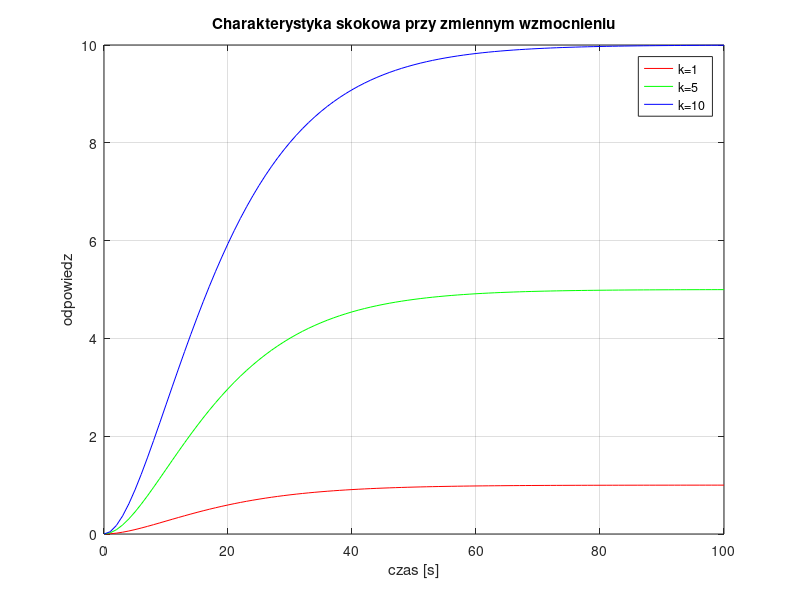
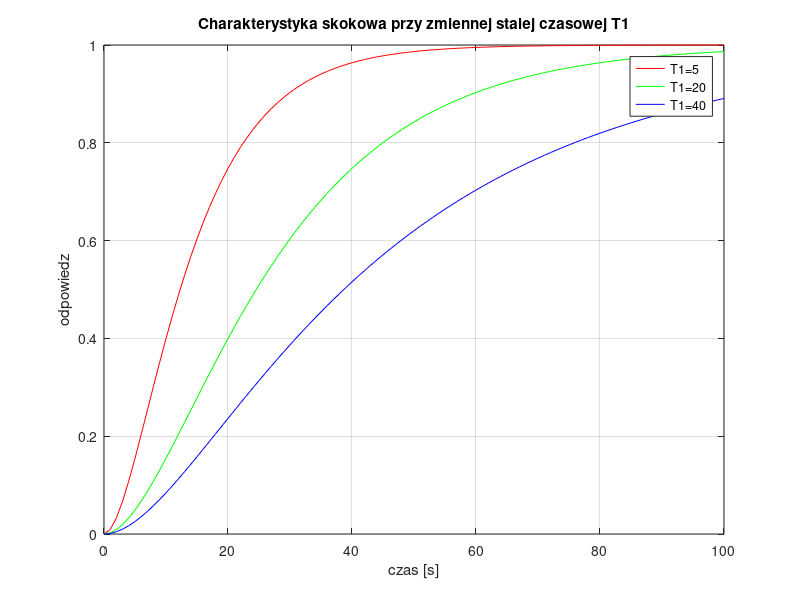
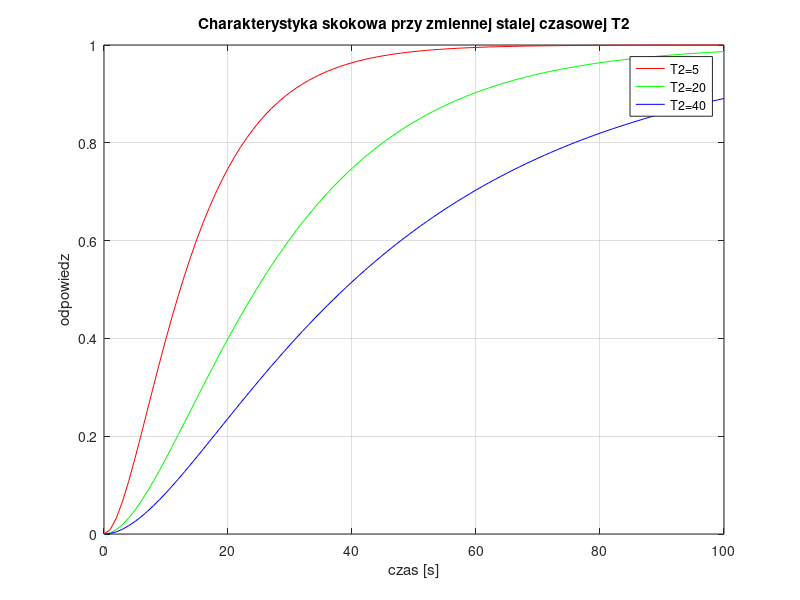
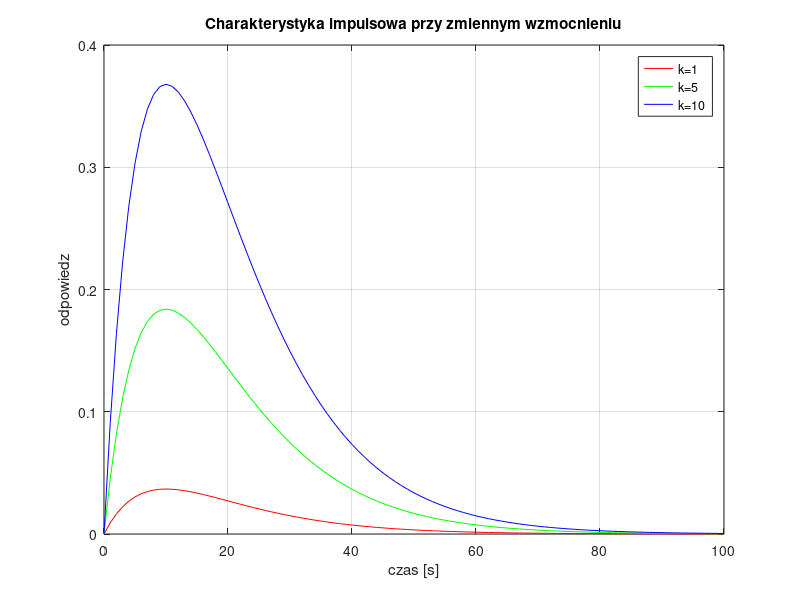

MATLAB code to generate these figures, in order:
close all; clear all;

% Obiekt inercyjny II rzedu
% ************************************************************************
% Charakterystyka skokowa
% ************************************************************************
figure(1)
k = 1; T1 = 10; T2 = 10;
g = tf([k], [T1*T2, T1 + T2,1] );
[y1 t1] = step(g, 100);

k = 5; T1 = 10; T2 = 10;
g = tf([k], [T1*T2, T1 + T2,1] );
[y2 t2] = step(g, 100);

k = 10; T1 =10; T2 = 10;
g = tf([k], [T1*T2, T1 + T2,1] );
[y3 t3] = step(g, 100);

plot(t1, y1, 'r', t2, y2, 'g', t3, y3, 'b')
grid on
title('Charakterystyka skokowa przy zmiennym wzmocnieniu')
xlabel('czas [s]')
ylabel('odpowiedz')
legend('k=1','k=5','k=10')
% ************************************************************************
figure(2)
k = 1; T1 = 5; T2 = 10;
g = tf([k], [T1*T2, T1 + T2,1] );
[y1 t1] = step(g, 100);

k = 1; T1 = 20; T2 = 10;
g = tf([k], [T1*T2, T1 + T2,1] );
[y2 t2] = step(g, 100);

k = 1; T1 = 40; T2 = 10;
g = tf([k], [T1*T2, T1 + T2,1] );
[y3 t3] = step(g, 100);

plot(t1, y1, 'r', t2, y2, 'g', t3, y3, 'b')
grid on
title('Charakterystyka skokowa przy zmiennej stalej czasowej T1')
xlabel('czas [s]')
ylabel('odpowiedz')
legend('T1=5','T1=20','T1=40')
% ************************************************************************
figure(3)
k = 1; T1 = 10; T2 = 5;
g = tf([k], [T1*T2, T1 + T2,1] );
[y1 t1] = step(g, 100);

k = 1; T1 = 10; T2 = 20;
g = tf([k], [T1*T2, T1 + T2,1] );
[y2 t2] = step(g, 100);

k = 1; T1 = 10; T2 = 40;
g = tf([k], [T1*T2, T1 + T2,1] );
[y3 t3] = step(g, 100);

plot(t1, y1, 'r', t2, y2, 'g', t3, y3, 'b')
grid on
title('Charakterystyka skokowa przy zmiennej stalej czasowej T2')
xlabel('czas [s]')
ylabel('odpowiedz')
legend('T2=5','T2=20','T2=40')
% ************************************************************************
% Charakterystyka impulsowa
% ************************************************************************
figure(4)
k = 1; T1 = 10; T2 = 10;
g = tf([k], [T1*T2, T1 + T2,1] );
[y1 t1] = impulse(g, 100);

k = 5; T1 = 10; T2 = 10;
g = tf([k], [T1*T2, T1 + T2,1] );
[y2 t2] = impulse(g, 100);

k = 10; T1 =10; T2 = 10;
g = tf([k], [T1*T2, T1 + T2,1] );
[y3 t3] = impulse(g, 100);

plot(t1, y1, 'r', t2, y2, 'g', t3, y3, 'b')
grid on
title('Charakterystyka impulsowa przy zmiennym wzmocnieniu')
xlabel('czas [s]')
ylabel('odpowiedz')
legend('k=1','k=5','k=10')
% ************************************************************************
figure(5)
k = 1; T1 = 10; T2 = 10;
g = tf([k], [T1*T2, T1 + T2,1] );
[y1 t1] = impulse(g, 100);

k = 1; T1 = 20; T2 = 10;
g = tf([k], [T1*T2, T1 + T2,1] );
[y2 t2] = impulse(g, 100);

k = 1; T1 = 40; T2 = 10;
g = tf([k], [T1*T2, T1 + T2,1] );
[y3 t3] = impulse(g, 100);

plot(t1, y1, 'r', t2, y2, 'g', t3, y3, 'b')
grid on
title('Charakterystyka impulsowa przy zmiennej stalej czasowej T1')
xlabel('czas [s]')
ylabel('odpowiedz')
legend('T1=5','T1=20','T1=40')
% ************************************************************************
figure(6)
k = 1; T1 = 10; T2 = 5;
g = tf([k], [T1*T2, T1 + T2,1] );
[y1 t1] = impulse(g, 100);

k = 1; T1 = 10; T2 = 20;
g = tf([k], [T1*T2, T1 + T2,1] );
[y2 t2] = impulse(g, 100);

k = 1; T1 = 10; T2 = 40;
g = tf([k], [T1*T2, T1 + T2,1] );
[y3 t3] = impulse(g, 100);

plot(t1, y1, 'r', t2, y2, 'g', t3, y3, 'b')
grid on
title('Charakterystyka impulsowa przy zmiennej stalej czasowej T2')
xlabel('czas [s]')
ylabel('odpowiedz')
legend('T2=5','T2=20','T2=40')